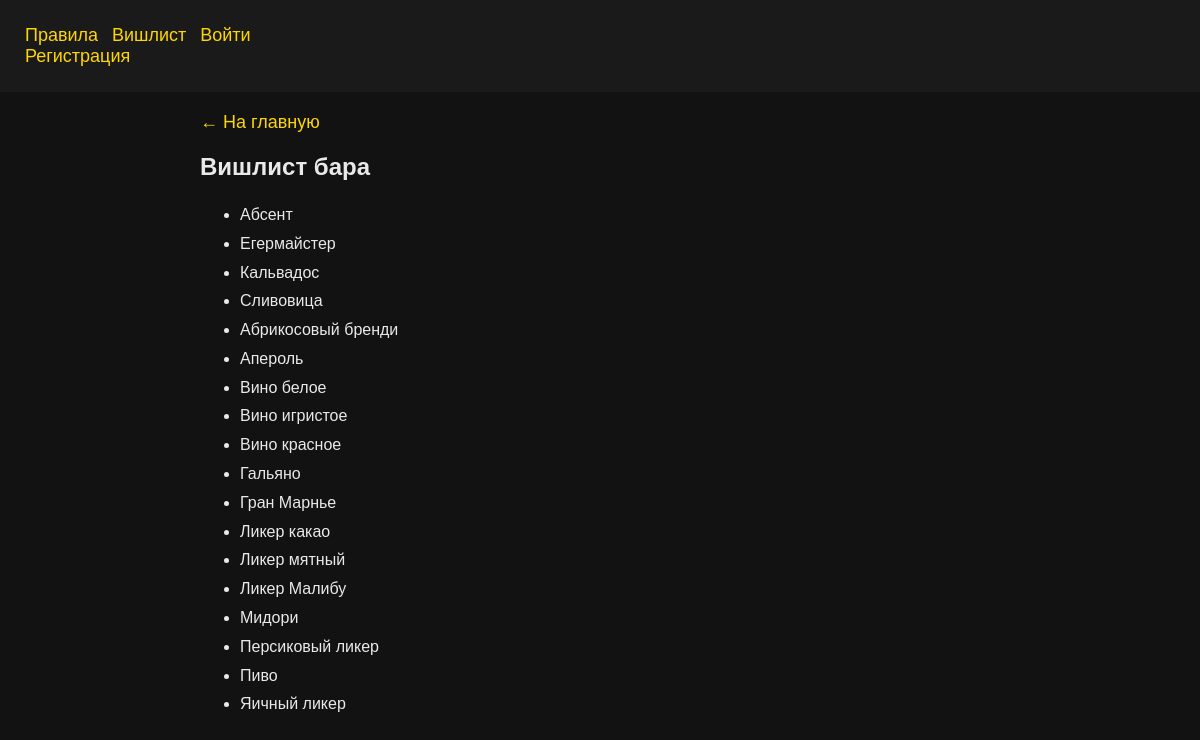
The app's page /wishlist/, older data.
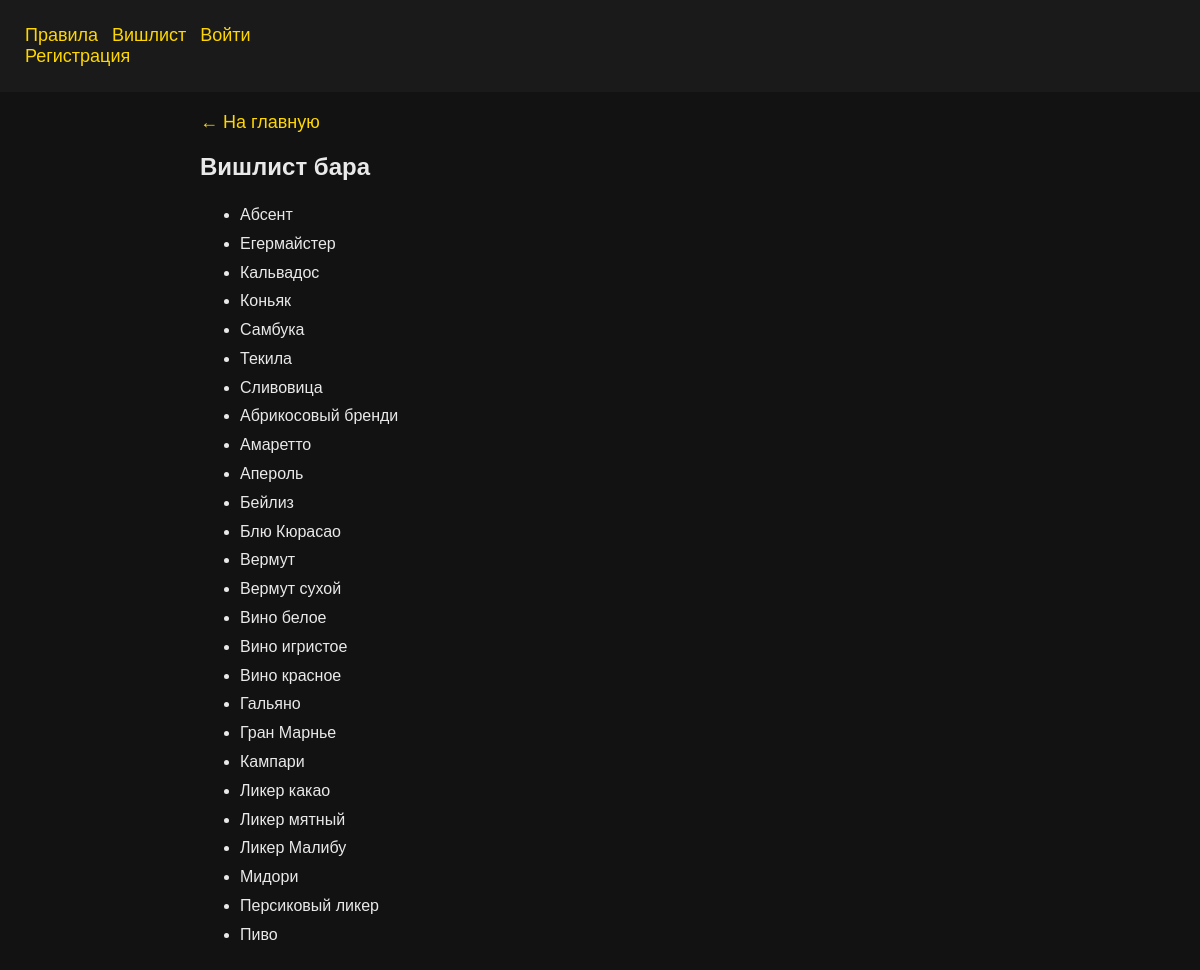
The same page, newer data.
### cocktails/models.py (models this page shows)
class Ingridient(models.Model):
    name = models.CharField(max_length=200)
    category = models.ForeignKey(Category, on_delete=models.CASCADE)
    availability = models.BooleanField(default=False)
    cost = models.IntegerField(default=100)
    alcohol_perc = models.IntegerField(default=1)
    count = models.IntegerField(default=0)
    def __str__(self):
        return self.name

### cocktails/views.py (the view)
# urls.py: path('wishlist/', views.show_wishlist, name='wishlist'),
def show_wishlist(request):
    bills = show_bills(request)
    context = {
        'bills': bills,
    }
    wishlist = Ingridient.objects.all().filter(availability=False).filter(category__in=[1, 2])
    context = {
        'wishlist': wishlist,
        'bills': bills,
    }
    return render(request, 'cocktails/wishlist.html', context=context)

### cocktails/views.py (called while the page is built, shortened)
def show_bills(request):
    if not request.user.is_authenticated:
        return redirect('login')

### cocktails/templates/cocktails/wishlist.html (shortened to what this page needs)
{% extends 'cocktails/base.html' %}
{% block content %}
<section style="padding:20px; max-width:800px; margin:auto;">
    <a href="{% url 'index' %}" style="color:#ffd700;">&#8592; На главную</a>
    <h2>Вишлист бара</h2>
    <ul style="margin-top:20px; line-height:1.8;">
        {% for i in wishlist.all %}
        <li>{{ i }}</li>
        {% endfor %}
    </ul>
</section>
{% endblock %}

Row changes from the older to the newer data that the page shows:
no longer on this page (row edited): Ingridient: name "Яичный ликер"
now on this page (row edited): Ingridient: name "Коньяк"
now on this page (row edited): Ingridient: name "Самбука"
now on this page (row edited): Ingridient: name "Текила"
now on this page (row edited): Ingridient: name "Амаретто"
now on this page (row edited): Ingridient: name "Бейлиз"
now on this page (row edited): Ingridient: name "Блю Кюрасао"
now on this page (row edited): Ingridient: name "Вермут"
now on this page (row edited): Ingridient: name "Вермут сухой"
now on this page (row edited): Ingridient: name "Кампари"
